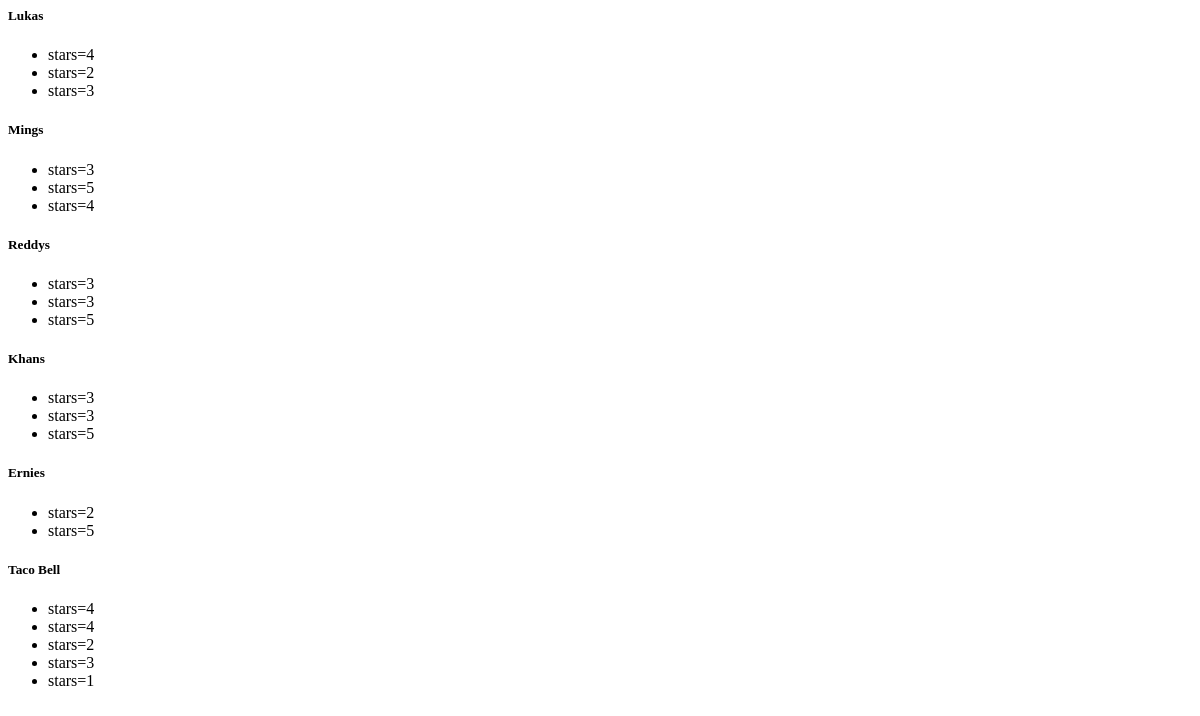
Before: /orm/ with the older database file.
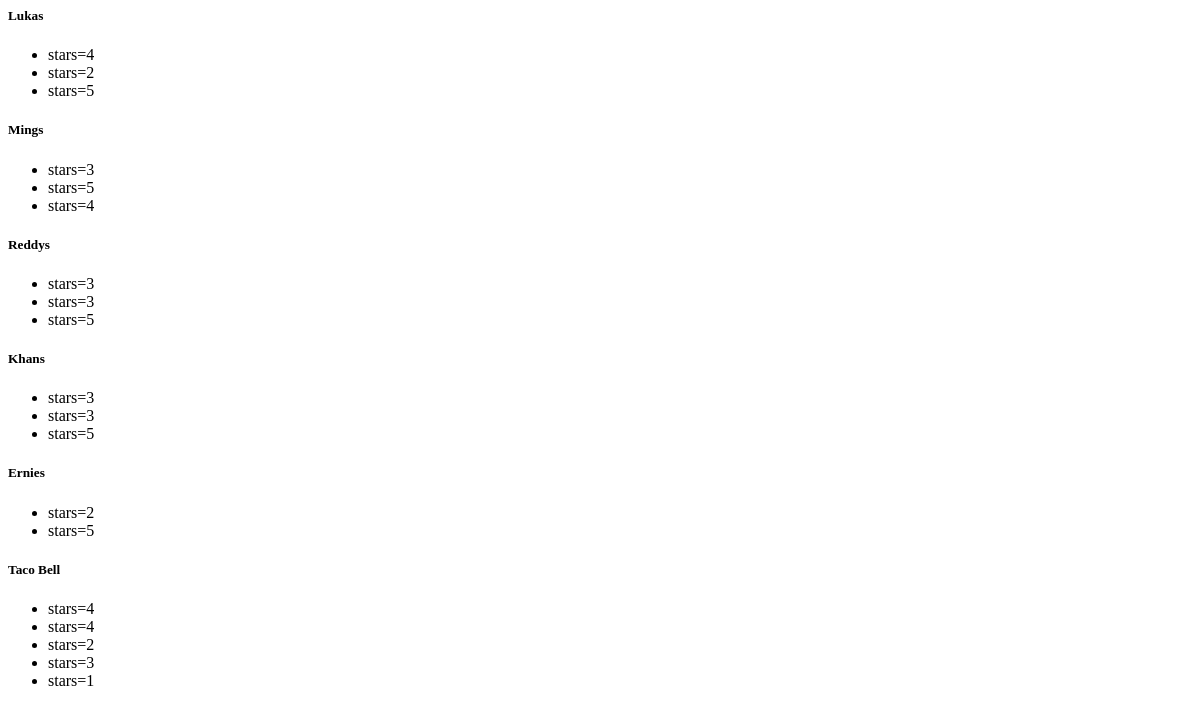
After: the same page with the newer database file.
### test2/models.py (models this page shows)
class Rating(models.Model):
    user = models.ForeignKey(User, on_delete=models.CASCADE)
    restaurant = models.ForeignKey(Restaurant, on_delete=models.CASCADE, related_name='ratings')
    stars = models.PositiveSmallIntegerField(validators=[MinValueValidator(1), MaxValueValidator(5)]) #model field validators called when .full_clean() called on model instance
    timestamp = models.DateTimeField(null=True, auto_now_add=True)
    def __str__(self):
        return f'stars={self.stars}'

### test2/views.py (the view)
# urls.py: path('', views.index, name='index'),
def index(request):
    context = {}
    restaurants = Restaurant.objects.all().prefetch_related('ratings') #caches all related objects for each of the instances in retrieved QuerySet
    context['restaurants'] = restaurants
    return render(request, 'index.html', context)

### test2/models.py (called while the page is built)
    def __str__(self):
        return self.name

### test2/templates/index.html
{% extends 'base.html' %}
{% block content %}
{% for resto in restaurants %}
<h5> {{resto}} </h5>
<ul>
    {% for rating in resto.ratings.all %}
    <li> {{rating}} </li>
    {% endfor %}
</ul>
{% endfor %}
{% endblock %}

Changed rows visible on the page:
changed Rating (number 3 of 19 on the later page): stars "stars=3" → "stars=5"
